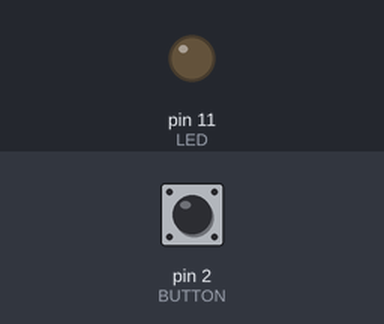
This sketch was run on a simulated Arduino Uno, built with avr-gcc and run on an emulated ATmega328P. Parts: output pins drawn as LEDs (lit = HIGH). The test bench sets the inputs (shaded band); at power-on: pin 2 (BUTTON) HIGH. What the sketch prints to the serial monitor is not drawn.

Above: at 1.2 s.
1.3 s: pin 2 (BUTTON) pulled LOW for 0.15 s
At 2.0 s:
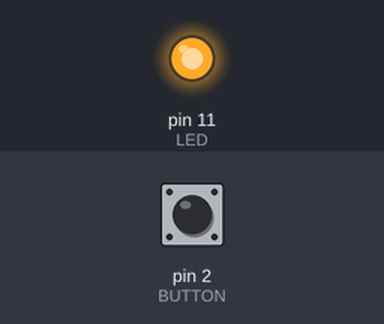
2.9 s: pin 2 (BUTTON) pulled LOW for 1 s
At 3.3 s:
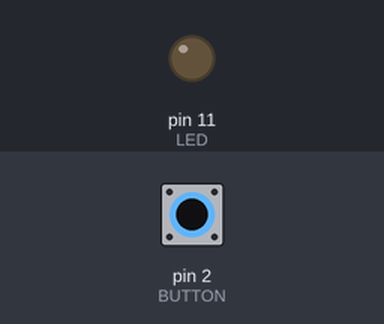
5.4 s: pin 2 (BUTTON) pulled LOW for 3.2 s
At 6.4 s:
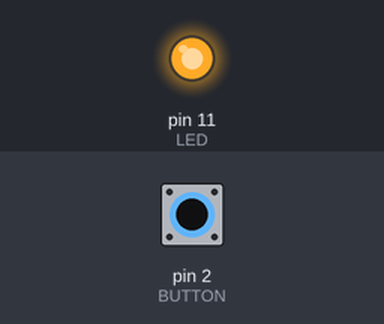
Timing chart, 0 to 8.4 s (numbered marks = the images above; inputs shaded):
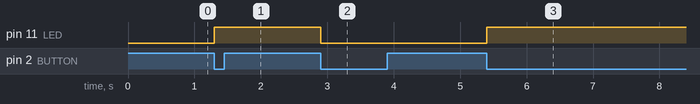

Measured:
- after the input at 1.3 s, pin 11 (LED): LOW → HIGH at once
- after the input at 2.9 s, pin 11 (LED): HIGH → LOW at once
- after the input at 5.4 s, pin 11 (LED): LOW → HIGH at once

The sketch:

ex1.ino
```cpp
#define LED 11
#define BUTTON 2
void setup() {
  pinMode(LED, OUTPUT);
  pinMode(BUTTON, INPUT_PULLUP);
  EICRA |= (1 << ISC01);
  EIMSK |= (1 << INT0);
  sei();

  Serial.begin(9600);
  Serial.println("astept comenzi");
}

char buf[20];
int i = 0;
long ts = 0;
bool blink_state = false;

ISR(INT0_vect)
{
  // cod întrerupere externă PD2 /INT0
  // verificare tranziție pe front crescător, descrescător sau oricare
  // (după cum este configurat INT0)
  int res = digitalRead(LED);
  if (millis() - ts > 300) {
    if (res == 0)
      digitalWrite(LED, HIGH);
    else
      digitalWrite(LED, LOW);
    ts = millis();
  }


}

void loop()
{

}
```
